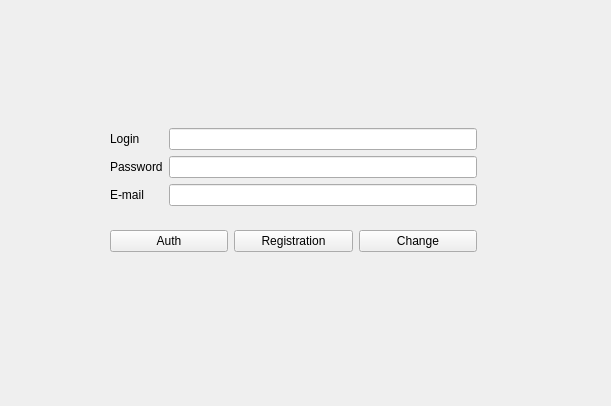
<?xml version="1.0" encoding="UTF-8"?>
<ui version="4.0">
 <class>AuthRegForm</class>
 <widget class="QWidget" name="AuthRegForm">
  <property name="geometry">
   <rect>
    <x>0</x>
    <y>0</y>
    <width>611</width>
    <height>406</height>
   </rect>
  </property>
  <property name="windowTitle">
   <string>Form</string>
  </property>
  <property name="styleSheet">
   <string notr="true"/>
  </property>
  <widget class="QWidget" name="verticalLayoutWidget">
   <property name="geometry">
    <rect>
     <x>110</x>
     <y>110</y>
     <width>367</width>
     <height>161</height>
    </rect>
   </property>
   <layout class="QVBoxLayout" name="verticalLayout">
    <item>
     <layout class="QGridLayout" name="gridLayout">
      <item row="1" column="0">
       <widget class="QLabel" name="label_password">
        <property name="text">
         <string>Password</string>
        </property>
       </widget>
      </item>
      <item row="2" column="1">
       <widget class="QLineEdit" name="lineEdit_email"/>
      </item>
      <item row="0" column="0">
       <widget class="QLabel" name="label_login">
        <property name="text">
         <string>Login</string>
        </property>
       </widget>
      </item>
      <item row="0" column="1">
       <widget class="QLineEdit" name="lineEdit_login">
        <property name="text">
         <string/>
        </property>
       </widget>
      </item>
      <item row="2" column="0">
       <widget class="QLabel" name="label_email">
        <property name="text">
         <string>E-mail</string>
        </property>
       </widget>
      </item>
      <item row="1" column="1">
       <widget class="QLineEdit" name="lineEdit_password">
        <property name="text">
         <string/>
        </property>
       </widget>
      </item>
     </layout>
    </item>
    <item>
     <layout class="QHBoxLayout" name="horizontalLayout">
      <item>
       <widget class="QPushButton" name="pushButton_auth">
        <property name="text">
         <string>Auth</string>
        </property>
       </widget>
      </item>
      <item>
       <widget class="QPushButton" name="pushButton_registration">
        <property name="text">
         <string>Registration</string>
        </property>
       </widget>
      </item>
      <item>
       <widget class="QPushButton" name="pushButton_email">
        <property name="text">
         <string>Change</string>
        </property>
       </widget>
      </item>
     </layout>
    </item>
   </layout>
  </widget>
 </widget>
 <resources/>
 <connections/>
</ui>
